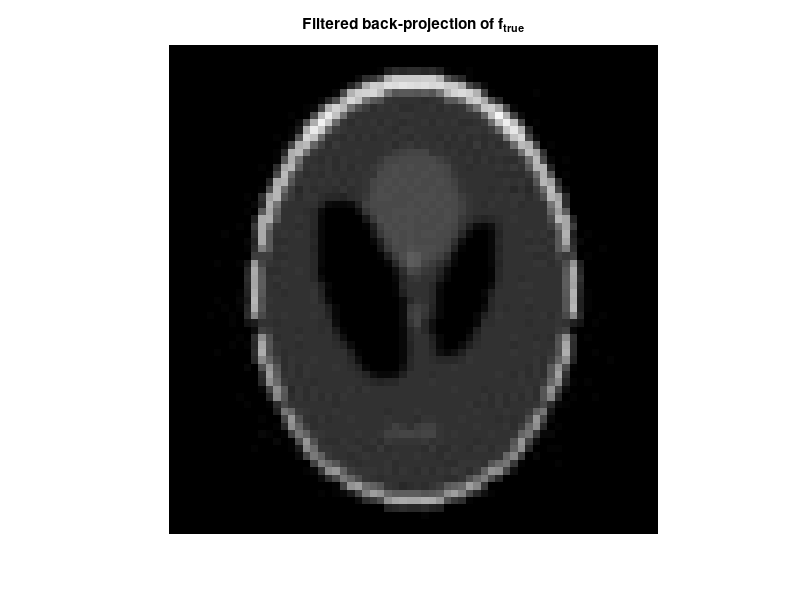
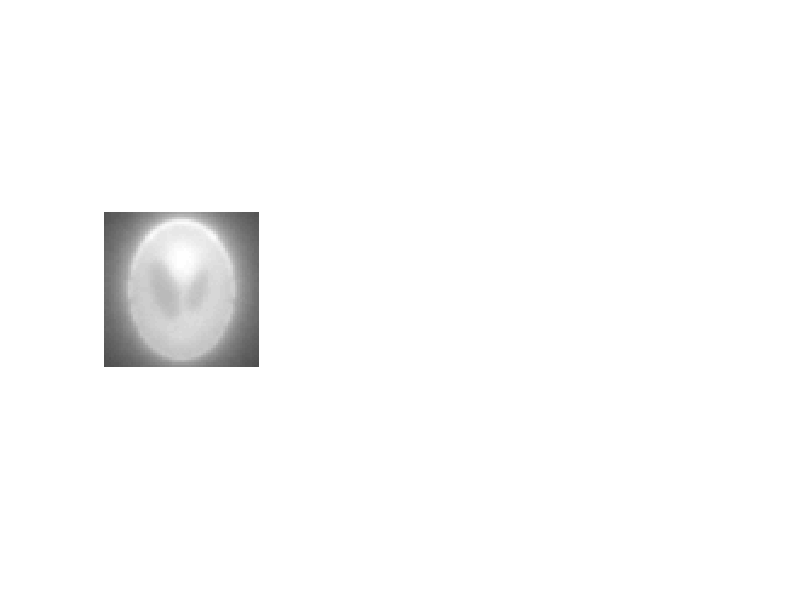

MATLAB code for these plots, in order: (Note: this script raises an error after producing the figures.)
close all;
clear;
clc;

%%%%%%%%%%%%%%%%%%%%%%%%%%%%%%%%%%%%%%%%%%%%%%%%%%%%%%%%%%%%%%%%%%%%%%%%%%%
%%%                      COMP0114 - Coursework 4                        %%%
%%%%%%%%%%%%%%%%%%%%%%%%%%%%%%%%%%%%%%%%%%%%%%%%%%%%%%%%%%%%%%%%%%%%%%%%%%%
%%%                              PART A                                 %%%
%%%%%%%%%%%%%%%%%%%%%%%%%%%%%%%%%%%%%%%%%%%%%%%%%%%%%%%%%%%%%%%%%%%%%%%%%%%

%% TASK 1
%% Loading the Shepp-Logan phantom

f = phantom('Modified Shepp-Logan', 64);
cmap = colormap('hot');
imshow(f);
title('f_{true}');


%% Radon transform

%angles = [0:1:44];
angles = [0:179];
%angles = [0:4:179];
g = radon(f, angles);
imshow(g, cmap);
title('Sinogram of f_{true}');
xlabel('Angle (degrees)');
ylabel('Bins')


%% Unfiltered back-projection

bg = iradon(g, angles, 'linear', 'none', 1, size(f, 1));
% linear interpolation, no filter, no frequency rescaling, output size
imshow(bg/max(bg(:))); % rescaling ow we do not see anything
title('Unfiltered back-projection of f_{true}')


%% Filtered back-projection

bg_f = iradon(g, angles);
imshow(bg_f)
title('Filtered back-projection of f_{true}')


%% Reconstruction VS noise

% Std of the measurement noise
noise_1 = 1;
noise_2 = 2;
noise_3 = 5;
% Noisy Radon transforms
g_noisy_1 = g + normrnd(0, noise_1, size(g, 1), size(g, 2));
g_noisy_2 = g + normrnd(0, noise_2, size(g, 1), size(g, 2));
g_noisy_3 = g + normrnd(0, noise_3, size(g, 1), size(g, 2));

figure();
subplot(1, 3, 1);
%imshow(iradon(g_noisy_1, angles));
to_plot = iradon(g_noisy_1, angles, 'linear', 'none', 1, size(f, 1));
imshow(to_plot/max(to_plot(:)));
title('\sigma = '+string(noise_1));
subplot(1, 3, 2);
%imshow(iradon(g_noisy_2, angles));
to_plot = iradon(g_noisy_2, angles, 'linear', 'none', 1, size(f, 1));
imshow(to_plot/max(to_plot(:)));
title('\sigma = '+string(noise_2));
subplot(1, 3, 3);
%imshow(iradon(g_noisy_3, angles));
to_plot = iradon(g_noisy_3, angles, 'linear', 'none', 1, size(f, 1));
imshow(to_plot/max(to_plot(:)));
title('\sigma = '+string(noise_3));
sgtitle('Unfiltered noisy back-projection of f_{true}');


%% Task 1 plot

angles = [0:1:44];
g = radon(f, angles);
bg_f = iradon(g, angles);

subplot(221);
imshow(g, cmap);
title('Sinogram of f_{true}, 45 measurements from 0 to 44°');
xlabel('Angle (degrees)');
ylabel('Bins')
subplot(222);
imshow(bg_f)
title('Filtered back-projection of f_{true}, 45 measurements from 0 to 44°')

angles = [0:4:179];
g = radon(f, angles);
bg_f = iradon(g, angles);

subplot(223);
imshow(g, cmap);
title('Sinogram of f_{true}, 45 measurements from 0 to 179°');
xlabel('Angle (degrees)');
ylabel('Bins')
subplot(224);
imshow(bg_f)
title('Filtered back-projection of f_{true}, 45 measurements from 0 to 179°')


%% TASK 2
%% Creating the matrix A

%angles = [0:1:44];
angles = [0:179];
%angles = [0:4:179];
g = radon(f, angles);

A = zeros(size(g, 1)*size(g, 2), size(f, 1)*size(f, 2));

for jj=1:size(f, 2) %Column-major
    for ii=1:size(f, 1)

        % Creating the zero image with a 1 only at the pixel position
        image_jj = zeros(size(f, 1), size(f, 2));
        image_jj(ii, jj) = 1;

        % Radon transform of this image
        g_image_jj = radon(image_jj, angles);

        % Reshaping to store in the A matrix
        g_image_jj = reshape(g_image_jj, [], 1);
        A(:, jj) = g_image_jj;
    end
end

A = sparse(A);


%% Investigating the SVD

S = svds(A, 100);
%S = svd(full(A))

% Plotting
plot(S);
title('First 100 singular values of A');
xlabel('Number of the singular value')
ylabel('Singular value');


%% TASK 3
%% Preparing the data

% Noise level
theta = 0.1;

% Angles for the radon transform
angles = [0:1:179];

% We add noise to our image
%f_plus = imnoise(f, 'gaussian', 0, theta.^2); % Adding noise with theta std
%f_plus = f_plus/max(f_plus(:));
f_plus = f;

% We prepare our noisy g
g_plus = radon(f_plus, angles);
g_plus = g_plus + theta*randn(size(g_plus, 1, size(g_plus, 2)));
ATg_plus = iradon(g_plus, angles, 'linear', 'none', 1, size(f_plus, 1));
g_plus_fbp = iradon(g_plus, angles);
%ATg_plus = ATg_plus/max(ATg_plus(:)); % otherwise nothing appears!


%% Discrepancy principle

DP_alpha = fzero(@(alpha)DP(alpha, angles, f_plus, ATg_plus, g_plus, theta), 0.5);
disp('alpha found (order 0): '+string(DP_alpha));

DP_alpha = fzero(@(alpha)DPgrad(alpha, angles, f_plus, ATg_plus, g_plus, theta), 0.1);
disp('alpha found (order 1): '+string(DP_alpha));


%% Building the pcg solver

%alpha_0 = 0.10391; %for theta=0.1
%alpha_0 = 0.82882; %for theta=0.5
alpha_0 = 0.081511;
f_pcg0 = pcg(@(x)ATA(reshape(x, [], 1), alpha_0, angles, size(f_plus, 1)), reshape(ATg_plus, [], 1), 1e-06);
f_pcg0 = reshape(f_pcg0, size(f_plus, 1), size(f_plus, 2));

%alpha_1 = 0.024124; %for theta=0.1
%alpha_1 = 0.098438; %for theta=0.5
alpha_1 = 0.017495;
f_pcg1 = pcg(@(x)ATAgrad(reshape(x, [], 1), alpha_1, angles, size(f_plus, 1)), reshape(ATg_plus, [], 1), 1e-06);
f_pcg1 = reshape(f_pcg1, size(f_plus, 1), size(f_plus, 2));


%% Plotting the results

figure();
subplot(141);
imshow(g_plus_fbp);
title('Filtered back-projection');
subplot(142);
imshow(f_pcg0/max(f_pcg0(:)));
title('Regularised image (order 0)');
%xlabel('Reconstruction error: '+string(sum(sum((f_plus-f_pcg0).^2))));
xlabel('\alpha = '+string(alpha_0))
subplot(143);
imshow(f_pcg1/max(f_pcg1(:)));
title('Regularised image (order 1)');
%xlabel('Reconstruction error: '+string(sum(sum((f_plus-f_pcg1).^2))));
xlabel('\alpha = '+string(alpha_1))
subplot(144);
imshow(ATg_plus/max(ATg_plus(:)));
title('Noisy data');
sgtitle('Noise level: \theta = '+string(theta)+'; measurements: [0:1:179]')


%% TASK 4
%% Importing an image

image_test = imread('Cameraman256.png');
image_test = double(image_test)/256; % Converting to [0,1] scale
imshow(image_test);


%% Compute the Wavelet transform of the image

[a, h, v, d] = haart2(image_test);


%% Plotting the coefficients

subplot(3, 8, 1);
imshow(h{1});
ylabel('Horizontal coefficients');
title('Coefficient 1');
subplot(3, 8, 2);
imshow(h{2});
title('Coefficient 2');
subplot(3, 8, 3);
imshow(h{3});
title('Coefficient 3');
subplot(3, 8, 4);
imshow(h{4});
title('Coefficient 4');
subplot(3, 8, 5);
imshow(h{5});
title('Coefficient 5');
subplot(3, 8, 6);
imshow(h{6});
title('Coefficient 6');
subplot(3, 8, 7);
imshow(h{7});
title('Coefficient 7');
subplot(3, 8, 8);
imshow(h{8});
title('Coefficient 8');

subplot(3, 8, 9);
imshow(v{1});
ylabel('Vertical coefficients');
subplot(3, 8, 10);
imshow(v{2});
subplot(3, 8, 11);
imshow(v{3});
subplot(3, 8, 12);
imshow(v{4});
subplot(3, 8, 13);
imshow(v{5});
subplot(3, 8, 14);
imshow(v{6});
subplot(3, 8, 15);
imshow(v{7});
subplot(3, 8, 16);
imshow(v{8});

subplot(3, 8, 17);
imshow(d{1});
ylabel('Diagonal coefficients');
subplot(3, 8, 18);
imshow(d{2});
subplot(3, 8, 19);
imshow(d{3});
subplot(3, 8, 20);
imshow(d{4});
subplot(3, 8, 21);
imshow(d{5});
subplot(3, 8, 22);
imshow(d{6});
subplot(3, 8, 23);
imshow(d{7});
subplot(3, 8, 24);
imshow(d{8});


%% Comparison reconstruction VS original

% Reconstruction
image_rec = ihaart2(a, h, v, d);

% Plotting
subplot(1, 3, 1);
imshow(image_rec);
title('Reconstructed image');
subplot(1, 3, 2);
imshow(image_test);
title('Original image');
subplot(1, 3, 3);
imshow(abs(image_test-image_rec));
title('Difference between the 2');


%% Now generating noisy data

% Noise level
theta = 0.1;

image_noisy = imnoise(image_test, 'gaussian', 0, theta.^2); % Adding noise with theta std
image_noisy = image_noisy/max(image_noisy(:));

% Plotting
imshow(image_noisy);
title('Noisy image');

% Wavelet transform
[a, h, v, d] = haart2(image_noisy);


%% Thresholding

thresh_method = 's'; %'s' or 'h'
[hT4_02, vT4_02, dT4_02] = thresholdFunction(h, v, d, [1:4], 0.2, thresh_method);
[hT4_05, vT4_05, dT4_05] = thresholdFunction(h, v, d, [1:4], 0.5, thresh_method);
[hT4_07, vT4_07, dT4_07] = thresholdFunction(h, v, d, [1:4], 0.7, thresh_method);
[hT4_08, vT4_08, dT4_08] = thresholdFunction(h, v, d, [1:4], 0.8, thresh_method);
[hT4_09, vT4_09, dT4_09] = thresholdFunction(h, v, d, [1:4], 0.9, thresh_method);
[hT7_02, vT7_02, dT7_02] = thresholdFunction(h, v, d, [1:7], 0.2, thresh_method);
[hT7_05, vT7_05, dT7_05] = thresholdFunction(h, v, d, [1:7], 0.5, thresh_method);
[hT7_07, vT7_07, dT7_07] = thresholdFunction(h, v, d, [1:7], 0.7, thresh_method);
[hT7_08, vT7_08, dT7_08] = thresholdFunction(h, v, d, [1:7], 0.8, thresh_method);
[hT7_09, vT7_09, dT7_09] = thresholdFunction(h, v, d, [1:7], 0.9, thresh_method);


%% Visualizing

subplot(2, 5, 1)
imshow(ihaart2(a, hT4_02, vT4_02, dT4_02));
title('Range: 4; Percentage: 0.2');

subplot(2, 5, 2)
imshow(ihaart2(a, hT4_05, vT4_05, dT4_05));
title('Range: 4; Percentage: 0.5');

subplot(2, 5, 3)
imshow(ihaart2(a, hT4_07, vT4_07, dT4_07));
title('Range: 4; Percentage: 0.7');

subplot(2, 5, 4)
imshow(ihaart2(a, hT4_08, vT4_08, dT4_08));
title('Range: 4; Percentage: 0.8');

subplot(2, 5, 5)
imshow(ihaart2(a, hT4_09, vT4_09, dT4_09));
title('Range: 4; Percentage: 0.9');

subplot(2, 5, 6)
imshow(ihaart2(a, hT7_02, vT7_02, dT7_02));
title('Range: 7; Percentage: 0.2');

subplot(2, 5, 7)
imshow(ihaart2(a, hT7_05, vT7_05, dT7_05));
title('Range: 7; Percentage: 0.5');

subplot(2, 5, 8)
imshow(ihaart2(a, hT7_07, vT7_07, dT7_07));
title('Range: 7; Percentage: 0.7');

subplot(2, 5, 9)
imshow(ihaart2(a, hT7_08, vT7_08, dT7_08));
title('Range: 7; Percentage: 0.8');

subplot(2, 5, 10)
imshow(ihaart2(a, hT7_09, vT7_09, dT7_09));
title('Range: 7; Percentage: 0.9');



%% TASK 5
%% Preparing the data (initialization comparison)

angles = [0:179];
theta = 1;

g_tomo = radon(f, angles); % Data
g_tomo = g_tomo + theta*randn(size(g_tomo, 1, size(g_tomo, 2))); % Noisy data

f_0 = iradon(g_tomo, angles, 'linear', 'none', 1, size(f, 1));
f_0 = f_0/max(f_0(:));

f_ISTA_init = f_0; % Initialized with the unfiltered bp
% (Different init methods)
%f_ISTA_rand = abs(theta*randn(size(f, 1), size(f, 2))); % Init with noise
%f_ISTA_zero = zeros(size(f, 1), size(f, 2)); % Init with zeros


%% ISTA routine (initialization comparison)

nb_of_iter = 50;
err_plot_init = zeros(1, nb_of_iter);
err_plot_rand = zeros(1, nb_of_iter);
err_plot_zero = zeros(1, nb_of_iter);

for kk=1:nb_of_iter

f_ISTA_init = update_ISTA(f_ISTA_init, g_tomo, 1e-02, 0.6, angles, size(f, 1));
f_ISTA_init = f_ISTA_init/max(f_ISTA_init(:));
err_plot_init(kk) = norm(f-f_ISTA_init);

f_ISTA_rand = update_ISTA(f_ISTA_rand, g_tomo, 1e-02, 0.6, angles, size(f, 1));
f_ISTA_rand = f_ISTA_rand/max(f_ISTA_rand(:));
err_plot_rand(kk) = norm(f-f_ISTA_rand);

f_ISTA_zero = update_ISTA(f_ISTA_zero, g_tomo, 1e-02, 0.6, angles, size(f, 1));
f_ISTA_zero = f_ISTA_zero/max(f_ISTA_zero(:));
err_plot_zero(kk) = norm(f-f_ISTA_zero);

end

figure();
subplot(141);
imshow(f_0);
title('Noisy data');
subplot(142);
imshow(f_ISTA_init);
title('Initialized with UBP')
subplot(143);
imshow(f_ISTA_rand);
title('Initialized with noise')
subplot(144);
imshow(f_ISTA_zero);
title('Initialized with zeros')

figure();
plot(err_plot_init);
hold on;
plot(err_plot_rand)
hold on;
plot(err_plot_zero)
hold off;
legend('UBP', 'Noise', 'Zeros');
title('Reconstruction error VS original phantom');
ylabel('Pixel-wise error');
xlabel('Iteration number');


%% Preparing the data (hyperparameters comparison)

angles = [0:1:44];

g_tomo = radon(f, angles); % Data

% Adding noise and taking the UBP
f_05 = iradon(g_tomo + 0.5*randn(size(g_tomo, 1, size(g_tomo, 2))), angles, 'linear', 'none', 1, size(f, 1));
f_05 = f_05/max(f_05(:));

f_1 = iradon(g_tomo + 1*randn(size(g_tomo, 1, size(g_tomo, 2))), angles, 'linear', 'none', 1, size(f, 1));
f_1 = f_1/max(f_1(:));

f_2 = iradon(g_tomo + 2*randn(size(g_tomo, 1, size(g_tomo, 2))), angles, 'linear', 'none', 1, size(f, 1));
f_2 = f_2/max(f_2(:));


%% ISTA routine (hyperparameters comparison)

nb_of_iter = 50;

f_05_04 = f_05;
f_05_06 = f_05;
f_05_08 = f_05;

f_1_04 = f_1;
f_1_06 = f_1;
f_1_08 = f_1;

f_2_04 = f_2;
f_2_06 = f_2;
f_2_08 = f_2;

for kk=1:nb_of_iter

f_05_04 = update_ISTA(f_05_04, g_tomo, 1e-02, 0.4, angles, size(f, 1));
f_05_04 = f_05_04/max(f_05_04(:));

f_05_06 = update_ISTA(f_05_06, g_tomo, 1e-02, 0.6, angles, size(f, 1));
f_05_06 = f_05_06/max(f_05_06(:));

f_05_08 = update_ISTA(f_05_08, g_tomo, 1e-02, 0.8, angles, size(f, 1));
f_05_08 = f_05_08/max(f_05_08(:));

f_1_04 = update_ISTA(f_1_04, g_tomo, 1e-02, 0.4, angles, size(f, 1));
f_1_04 = f_1_04/max(f_1_04(:));

f_1_06 = update_ISTA(f_1_06, g_tomo, 1e-02, 0.6, angles, size(f, 1));
f_1_06 = f_1_06/max(f_1_06(:));

f_1_08 = update_ISTA(f_1_08, g_tomo, 1e-02, 0.8, angles, size(f, 1));
f_1_08 = f_1_08/max(f_1_08(:));

f_2_04 = update_ISTA(f_2_04, g_tomo, 1e-02, 0.4, angles, size(f, 1));
f_2_04 = f_2_04/max(f_2_04(:));

f_2_06 = update_ISTA(f_2_06, g_tomo, 1e-02, 0.6, angles, size(f, 1));
f_2_06 = f_2_06/max(f_2_06(:));

f_2_08 = update_ISTA(f_2_08, g_tomo, 1e-02, 0.8, angles, size(f, 1));
f_2_08 = f_2_08/max(f_2_08(:));

end


%% Plotting

figure();
subplot(331);
imshow(f_05_04);
title('\mu = 0.4')
ylabel('\theta = 0.5')
subplot(332);
imshow(f_05_06);
title('\mu = 0.6')
subplot(333);
imshow(f_05_08);
title('\mu = 0.8')
subplot(334);
imshow(f_1_04);
ylabel('\theta = 1')
subplot(335);
imshow(f_1_06);
subplot(336);
imshow(f_1_08);
subplot(337);
imshow(f_2_04);
ylabel('\theta = 2')
subplot(338);
imshow(f_2_06);
subplot(339);
imshow(f_2_08);


%% APPENDIX

% Krylov solver, 0-order regularization

function z = ATA(f, alpha, angles, output_size)
    f = reshape(f, output_size, output_size);
    y = radon(f, angles);
    z = iradon(y, angles, 'linear', 'none', 1, output_size) + alpha*f;
    z = reshape(z, [], 1);
end

% Krylov solver,  1st-order regularization

function z = ATAgrad(f, alpha, angles, output_size)
    f = reshape(f, output_size, output_size);
    y = radon(f, angles);
    [Gmag, ~] = imgradient(f);
    z = iradon(y, angles, 'linear', 'none', 1, output_size) + alpha*(Gmag);
    z = reshape(z, [], 1);
end

% Discrepancy principle

function res_DP = DP(alpha, angles, f_plus, ATg_plus, g, theta)

    g = reshape(g, [], 1);

    % Computing f_alpha with pcg
    [fa_pcg, ~] = pcg(@(x)ATA(reshape(x, [], 1), alpha, angles, size(f_plus, 1)), reshape(ATg_plus, [], 1), 1e-06);

    % Taking the Radon transform of fa_pcg before using it in r_alpha
    fa_pcg = reshape(fa_pcg, size(f_plus, 1), size(f_plus, 2));
    Afa_pcg = radon(fa_pcg, angles);
    Afa_pcg = reshape(Afa_pcg, [], 1);

    % Computing r_alpha
    r_alpha = g - Afa_pcg;
    n = length(r_alpha);

    % DP equation
    res_DP = (1/n)*(norm(r_alpha).^2) - theta.^2;

end

function res_DP = DPgrad(alpha, angles, f_plus, ATg_plus, g, theta)
    
    g = reshape(g, [], 1);

    % Computing f_alpha with pcg
    [fa_pcg, ~] = pcg(@(x)ATAgrad(reshape(x, [], 1), alpha, angles, size(f_plus, 1)), reshape(ATg_plus, [], 1), 1e-06);

    % Taking the Radon transform of fa_pcg before using it in r_alpha
    fa_pcg = reshape(fa_pcg, size(f_plus, 1), size(f_plus, 2));
    Afa_pcg = radon(fa_pcg, angles);
    Afa_pcg = reshape(Afa_pcg, [], 1);

    % Computing r_alpha
    r_alpha = g - Afa_pcg;
    n = length(r_alpha);

    % DP equation
    res_DP = (1/n)*(norm(r_alpha).^2) - theta.^2;

end

% Threshold function

function [hT, vT, dT] = thresholdFunction(h, v, d, range, percentage, thresholdingType)
    range_real = size(h, 2);
    
    % First, let's find our thresholding value
    % Putting all the coefficients in one big vector
    allCoeffs = [];
    for kk=1:range(end)
        allCoeffs = [allCoeffs abs(reshape(h{kk}, 1, [])) abs(reshape(v{kk}, 1, [])) abs(reshape(d{kk}, 1, []))];
    end
    
    % Sorting that vector
    allCoeffs = sort(allCoeffs);
    
    % Finding our thresholding value
    tIdx = min(round(percentage*size(allCoeffs, 2)), size(allCoeffs, 2));
    tVal = allCoeffs(1, tIdx);
    %disp(tVal);
    
    % Thresholding
    hT = cell(1, range_real);
    vT = cell(1, range_real);
    dT = cell(1, range_real);
    for kk=1:range(end)
        hT{kk} = wthresh(h{kk}, thresholdingType, tVal);
        vT{kk} = wthresh(v{kk}, thresholdingType, tVal);
        dT{kk} = wthresh(d{kk}, thresholdingType, tVal);
    end
    % Adding the non-thresholded coefficients
    for kk=range(end)+1:range_real
        hT{kk} = h{kk};
        vT{kk} = v{kk};
        dT{kk} = d{kk};
    end

end


function f_next_step = update_ISTA(f_previous_step, g, lambda, percentage, angles, output_size)

    % Computing what we want to input in our thresholding function
    y = radon(f_previous_step, angles) - g;
    %input_ISTA = f_previous_step - lambda * iradon(y, angles, 'linear', 'none', 1, output_size)/100;
    input_ISTA = f_previous_step - lambda * iradon(y, angles, 'linear', 'none', 1, output_size);

    % Applying the thresholding function
    % Getting the wavelet coefficients
    [a, h, v, d] = haart2(input_ISTA);

    % Denoising by percentage
    %[hT, vT, dT] = thresholdFunction(h, v, d, [1:7], lambda*alpha, 'h'); %If we want to keep alpha
    [hT, vT, dT] = thresholdFunction(h, v, d, [1:4], percentage, 's');
    
    % Reconstruction
    f_next_step = abs(ihaart2(a, hT, vT, dT));

end


% End